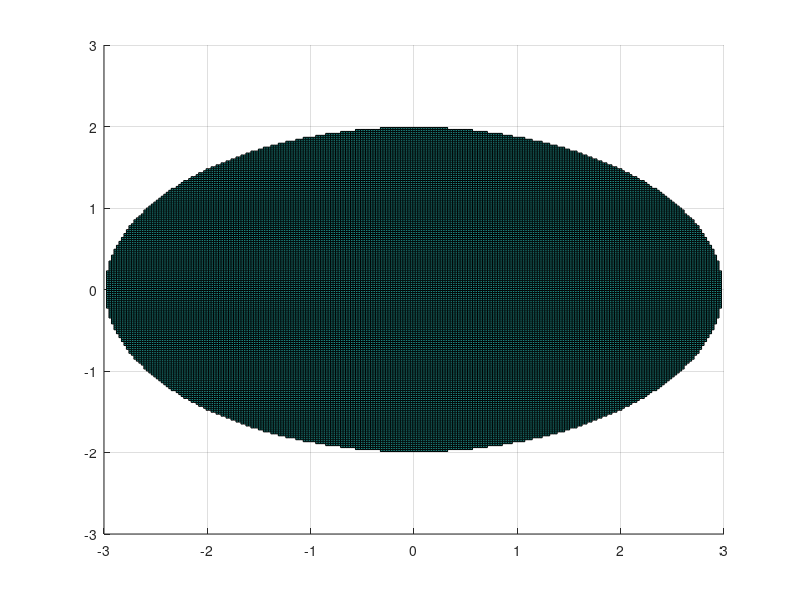

This figure's MATLAB source: (Note: this script raises an error after producing the figure.)
%(4-2)
%(a)
nx=0;
ny=0;
rx=3;
ry=2;
[x,y] = meshgrid(linspace(-3,3,250));
cond=(x-nx).^2/rx^2+(y-ny).^2/ry^2-1<=0;
cond= double(cond);
cond(cond == 0) = NaN;
surf(x,y,cond);
view(0,90)  

f=getframe(gcf);
I=f.cdata;
I=I(:,:,1);

%(b)
m=height(I);
n=width(I);
L0=0;
for i=1:m
    for j=1:n
        if I(m,n) ~=0
            L0=L0+1;
        end
    end
end
L1=sum(abs(I),'all');
L2=sum(abs(I).^2,'all')^0.5;
L_inf=max(I,[],'all');

%(c) m20 m11 m02
m20=0;
m11=0;
m02=0;
x_avg=0;
y_avg=0;

for i=1:m
    for j=1:n
        x_avg=x_avg+i*I(i,j);
        y_avg=y_avg+j*I(i,j);
    end
end

x_avg=x_avg/sum(I,'all');
y_avg=y_avg/sum(I,'all');

for i=1:m
    for j=1:n
        m20=m20+I(i,j)*(i-x_avg)^2;
        m11=m11+I(i,j)*(i-x_avg)*(j-y_avg);
        m02=m20+I(i,j)*(j-y_avg)^2;
    end
end